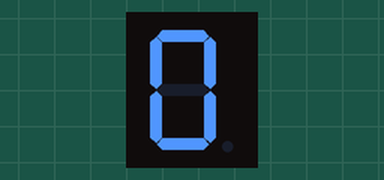
Bench run of a sketch on a simulated Arduino Uno, built with avr-gcc and run on an emulated ATmega328P. Parts: 1-digit seven-segment display. Wiring (inferred from the names in the program): 1-digit 7-segment display, segments lit when HIGH: segments pin 7, pin 8, pin 9, pin 10, pin 11, pin 12, pin 13. The segment pins are drawn as the display they are named for.

Above: at 0.1 s.
At 10.1 s:
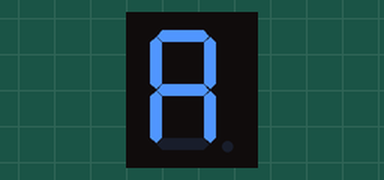
At 13.1 s:
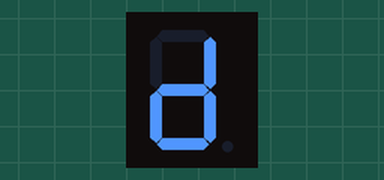
At 17.1 s:
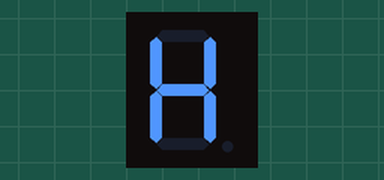
At 25.1 s:
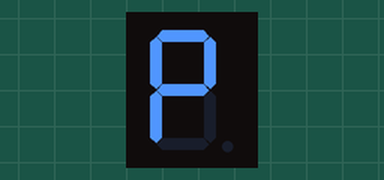
At 35.1 s:
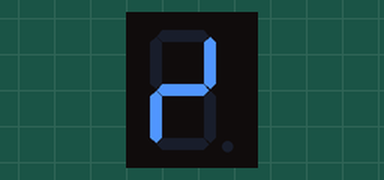

The sketch:

seven_segment.ino
```cpp
/*
  Countdown from 9 to 0 on a Seven Segment Display

  aaaa
  f  b
  fggb
  e  c
  e  c
  dddd

*/

int segG = 13;
int segF = 12;
int segE = 11;
int segD = 10;
int segC = 9;
int segB = 8;
int segA = 7;

//Arduino Pinout: 7,8,9,10,11,12,13

//DEC numbers expressed as individual segments (http://en.wikipedia.org/wiki/Seven-segment_display)
//seven_seg_digits[digitToPrint][segment]
byte seven_seg_digits[37][7] = {
  { 1,1,1,1,1,1,0 },  // = 0
  { 0,1,1,0,0,0,0 },  // = 1
  { 1,1,0,1,1,0,1 },  // = 2
  { 1,1,1,1,0,0,1 },  // = 3
  { 0,1,1,0,0,1,1 },  // = 4
  { 1,0,1,1,0,1,1 },  // = 5
  { 1,0,1,1,1,1,1 },  // = 6
  { 1,1,1,0,0,0,0 },  // = 7
  { 1,1,1,1,1,1,1 },  // = 8
  { 1,1,1,1,0,1,1 },  // = 9
  { 1,1,1,0,1,1,1 },  // = A 10
  { 0,0,1,1,1,1,1 },  // = b 11
  { 1,0,0,1,1,1,0 },  // = C 12
  { 0,1,1,1,1,0,1 },  // = d 13
  { 1,0,0,1,1,1,1 },  // = E 14
  { 1,0,0,0,1,1,1 },  // = F 15
  { 1,0,1,1,1,1,0 },  // = G 16
  { 0,1,1,0,1,1,1 },  // = H 17
  { 0,0,0,0,1,1,0 },  // = I 18
  { 0,1,1,1,1,0,0 },  // = J 19
  { 0,0,0,0,1,1,1 },  // = K 20
  { 0,0,0,1,1,1,0 },  // = L 21
  { 1,0,1,0,1,0,1 },  // = M 22
  { 0,0,1,0,1,0,1 },  // = n 23
  { 0,0,1,1,1,0,1 },  // = o 24
  { 1,1,0,0,1,1,1 },  // = P 25
  { 1,1,1,1,0,0,1 },  // = q 26
  { 0,0,1,1,1,0,1 },  // = r 27
  { 0,0,1,1,0,1,1 },  // = s 28
  { 0,0,0,1,1,1,1 },  // = t 29
  { 0,0,1,1,1,0,0 },  // = u 30
  { 0,1,1,1,1,1,0 },  // = V 31
  { 0,1,0,1,0,1,1 },  // = W 32
  { 1,0,0,1,0,0,1 },  // = X 33
  { 0,1,1,1,0,1,1 },  // = Y 34
  { 0,1,0,0,1,0,1 },  // = Z 35
  { 0,0,0,0,0,0,0 }   // blank 36
};

void setup() {
  // initialize the digital pins as outputs.
  pinMode(segA, OUTPUT);
  pinMode(segB, OUTPUT);
  pinMode(segC, OUTPUT);
  pinMode(segD, OUTPUT);
  pinMode(segE, OUTPUT);
  pinMode(segF, OUTPUT);
  pinMode(segG, OUTPUT);
  //The following line allows "delay" to work correctly under linux (https://wiki.archlinux.org/index.php/Arduino#delay.28.29_function_doesn.27t_work)
  Serial.begin(9600);
}

//In our wiring the segments are using pins 7 to 13.
//Pins are in order, this is important for the following code to work.
void sevSegWrite(byte digitToPrint) {
  byte pin = segA;
  for(byte segment = 0; segment < 7; ++segment) {
    digitalWrite(pin,seven_seg_digits[digitToPrint][segment]);
    ++pin;
  }
}

void loop() {
  for (byte digit = 1; digit < 37; digit++) {
    sevSegWrite(digit-1);
    delay(1000);
  }
/*
  sevSegWrite(16);
  delay(1000);
  sevSegWrite(14);
  delay(1000);
  sevSegWrite(17);
  delay(1000);
  sevSegWrite(18);
  delay(200);
  sevSegWrite(17);
  delay(1000);
  sevSegWrite(0);
  delay(1000);
  sevSegWrite(18);
  delay(5000);
 */
}
```

Measured:
- what the display in image 1 shows lasts 1.0 s, from 10.0 s to 11.0 s
